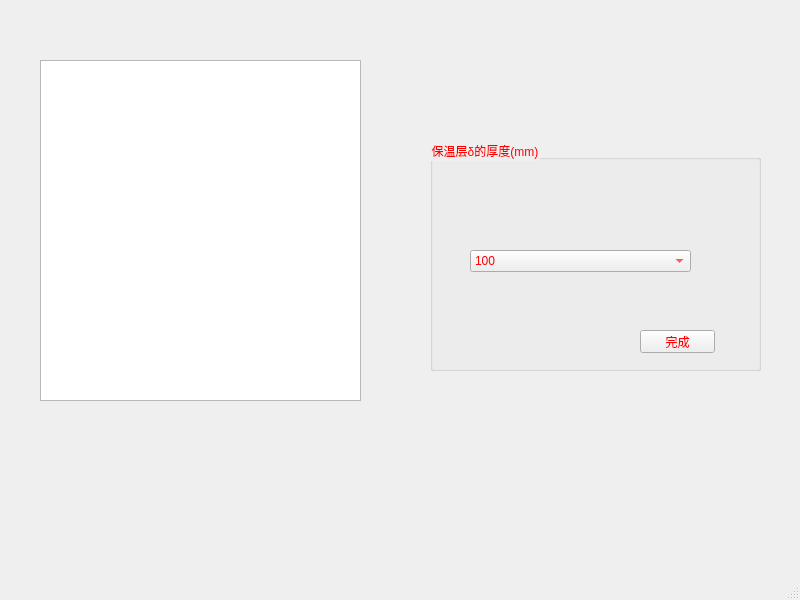
<?xml version="1.0" encoding="UTF-8"?>
<ui version="4.0">
 <class>MainWindow</class>
 <widget class="QMainWindow" name="MainWindow">
  <property name="geometry">
   <rect>
    <x>0</x>
    <y>0</y>
    <width>800</width>
    <height>600</height>
   </rect>
  </property>
  <property name="windowTitle">
   <string>MainWindow</string>
  </property>
  <widget class="QWidget" name="centralwidget">
   <widget class="QGraphicsView" name="graphicsView">
    <property name="geometry">
     <rect>
      <x>40</x>
      <y>60</y>
      <width>321</width>
      <height>341</height>
     </rect>
    </property>
    <property name="styleSheet">
     <string notr="true">border-image: url(:/wuding1/3.png);</string>
    </property>
   </widget>
   <widget class="QGroupBox" name="groupBox">
    <property name="geometry">
     <rect>
      <x>430</x>
      <y>140</y>
      <width>331</width>
      <height>231</height>
     </rect>
    </property>
    <property name="styleSheet">
     <string notr="true">color: rgb(255, 0, 0);
font: 8pt &quot;楷体&quot;;</string>
    </property>
    <property name="title">
     <string>保温层δ的厚度(mm)</string>
    </property>
    <widget class="QComboBox" name="comboBox">
     <property name="geometry">
      <rect>
       <x>40</x>
       <y>110</y>
       <width>221</width>
       <height>22</height>
      </rect>
     </property>
     <item>
      <property name="text">
       <string>100</string>
      </property>
     </item>
     <item>
      <property name="text">
       <string>80</string>
      </property>
     </item>
     <item>
      <property name="text">
       <string>60</string>
      </property>
     </item>
     <item>
      <property name="text">
       <string>50</string>
      </property>
     </item>
     <item>
      <property name="text">
       <string>40</string>
      </property>
     </item>
     <item>
      <property name="text">
       <string>30</string>
      </property>
     </item>
     <item>
      <property name="text">
       <string>25</string>
      </property>
     </item>
    </widget>
    <widget class="QPushButton" name="fff">
     <property name="geometry">
      <rect>
       <x>210</x>
       <y>190</y>
       <width>75</width>
       <height>23</height>
      </rect>
     </property>
     <property name="text">
      <string>完成</string>
     </property>
    </widget>
   </widget>
  </widget>
  <widget class="QMenuBar" name="menubar">
   <property name="geometry">
    <rect>
     <x>0</x>
     <y>0</y>
     <width>800</width>
     <height>22</height>
    </rect>
   </property>
  </widget>
  <widget class="QStatusBar" name="statusbar"/>
 </widget>
 <resources>
  <include location="../pic/wuding.qrc"/>
 </resources>
 <connections/>
</ui>
